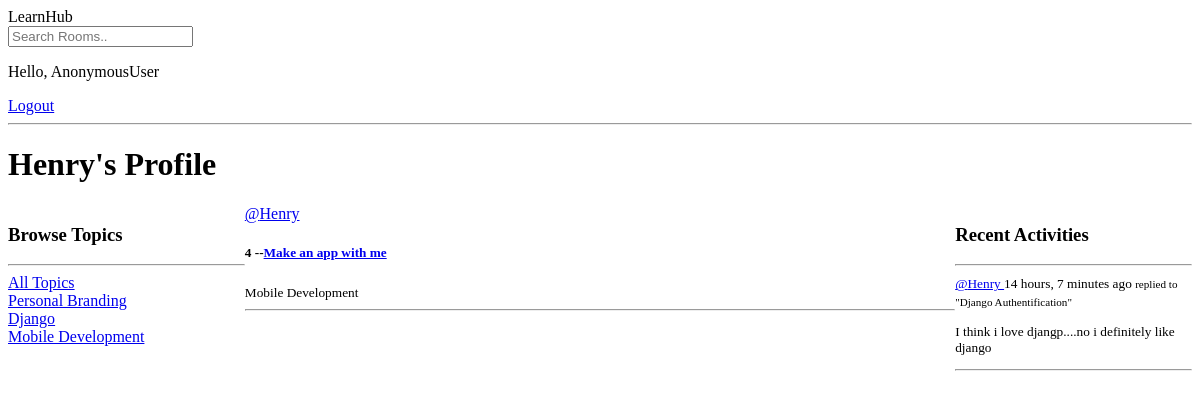
/rooms/profile/2, run on an earlier commit of the app's database.
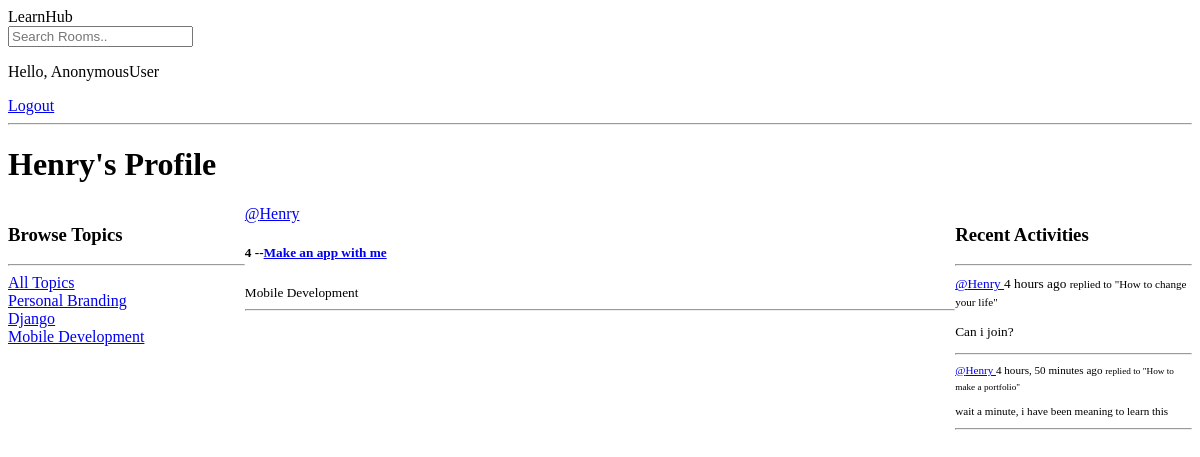
And on a later commit of the database.
### topics/models.py (models this page shows, shortened)
class Topic(models.Model):
    name = models.CharField(max_length=200)

### rooms/models.py (models this page shows, shortened)
class Room(models.Model):
    host = models.ForeignKey(User, on_delete=models.SET_NULL, null=True)
    topic = models.ForeignKey('topics.Topic', on_delete=models.SET_NULL, null=True)
    name = models.CharField(max_length=200) #Room title
    description = models.TextField(null=True, blank=True)
    participants = models.ManyToManyField(User, related_name='participants', blank=True)
    updated_at = models.DateTimeField(auto_now=True) # Updates on every save
    created = models.DateTimeField(auto_now_add=True)  # Set once on creation
    class Meta:
        ordering = ['-updated_at', '-created']
    def __str__(self):
        return self.name

class Message(models.Model):
    user =models.ForeignKey(User, on_delete=models.CASCADE)
    room = models.ForeignKey(Room, on_delete=models.CASCADE)
    body = models.TextField()
    updated = models.DateTimeField(auto_now=True) # Updates on every save
    created = models.DateTimeField(auto_now_add=True)  # Set once on creation
    class Meta:
        ordering = ['-created', '-updated']

### rooms/views.py (the view)
# urls.py: path('profile/<str:pk>',views.userProfile,name = 'user-profile'),
def userProfile(request, pk):
    user  = get_object_or_404(User, pk=pk)
    rooms = user.room_set.all()
    room_messages = user.message_set.all()
    topics = Topic.objects.all()
    context = {'user':user, 'rooms':rooms, 'topics':topics, 'room_messages':room_messages}
    return render(request, 'room/profile.html',context)

### templates/room/profile.html
{%extends "base.html"%}
{% block content %}
<h1>{{ user.username }}'s Profile</h1>
<div class = "profile-container" style="display:grid; grid-template-columns: 1fr 3fr 1fr;">
    <div>
        {%include 'topics_components.html'%}
</div>
<div>
    {%include 'room/feed_component.html'%}
</div>
<div>
    {%include 'activity_component.html'%}
</div>
</div>
{%endblock content%}

### templates/topics_components.html
<h3>Browse Topics</h3>
        <hr>
        <a href = "{% url 'home'%}">All Topics</a><br>
        {%for topic in topics%}
        <a href = "{% url 'home'%}?q={{topic.name}}">{{topic.name}}</a><br>
        {%endfor%}

### templates/room/feed_component.html (shortened to what this page needs)
 {% for room in rooms%}
    <div>
        <a href = "{% url 'user-profile' room.host.id %}">@{{room.host.username}}</a>
        <h5> {{room.id}} --<a href = {% url 'room' room.id%}>{{room.name}}</a></h5>
        <small>{{room.topic.name}}</small>
        <hr>
    </div>
    {% endfor %}

### templates/activity_component.html (shortened to what this page needs)
<h3>Recent Activities</h3>
    <hr>
    {% for message in room_messages%}
    <div>
       <small><a href = "{% url 'user-profile' message.user.id%}"> @{{message.user}} </a> {{message.created|timesince}} ago
        <small>replied to "{{message.room}}"</small>
        <p>{{message.body}}</p>
        <hr>
    </div>
    {% endfor %}

What changed in the data, as far as the page shows it:
no longer on this page (row edited): Message: user "Henry", created "14 hours, 7 minutes", room "Django Authentification", body "I think i love djangp....no i definitely like django"
added Message: user "Henry", created "4 hours", room "How to change your life", body "Can i join?"
added Message: user "Henry", created "4 hours, 50 minutes", room "How to make a portfolio", body "wait a minute, i have been meaning to learn this"
